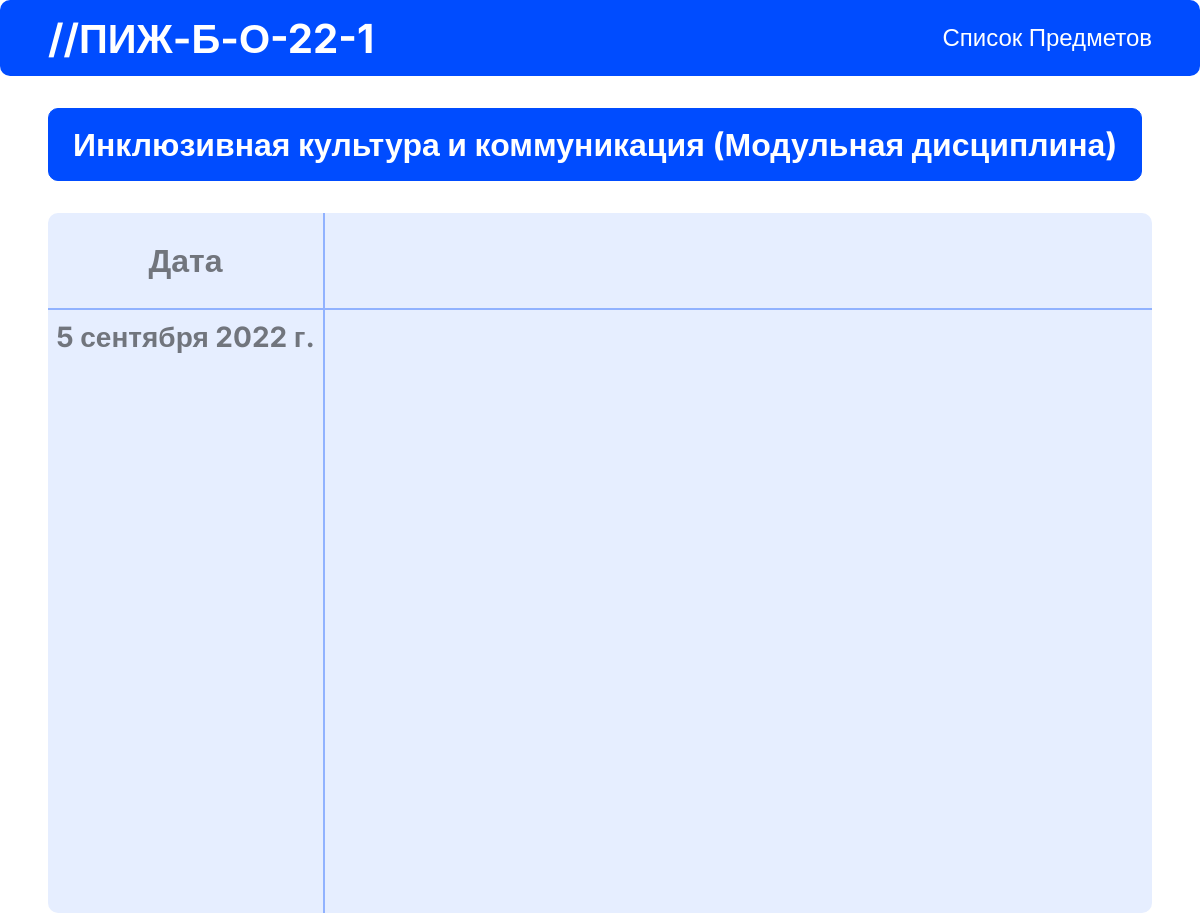
The page /disciplines/culture_and_communication/ on the database its author committed.
### main_page/models.py (models this page shows, shortened)
class Disciplines(models.Model):
    discipline = models.TextField(verbose_name='Предмет')
    eng_discipline = models.TextField(verbose_name='Предмет на англ')
    class Meta:
        verbose_name = 'Предмет'
        verbose_name_plural = 'Предметы'

class DisciplineHomeWork(models.Model):
    discipline = models.ForeignKey(Disciplines, on_delete=models.CASCADE,verbose_name='Домашка какого предмета')
    eng_discipline = models.TextField(verbose_name='Предмет на англ')
    actual_homework = models.TextField(verbose_name='Дз')
    actual_file = models.FileField(upload_to='homework', verbose_name='Дз файл', null=True, blank=True)
    date = models.DateField(verbose_name='Дата дз')
    class Meta:
        verbose_name = 'Все дз'
        verbose_name_plural = 'Все дз'

### main_page/views.py (the view)
# urls.py: re_path('^disciplines/(?P<discipline>.+)/$', views.discipline_page, name='discipline_page'),
def discipline_page(request, discipline):
    discipline_db = Disciplines.objects.get(eng_discipline=discipline)
    homework_db = DisciplineHomeWork.objects.filter(eng_discipline=discipline)
    if not homework_db:
        homework_db = DisciplineHomeWork.objects.filter(eng_discipline='test')
    return render(request, 'main_page/discipline_page.html', {"discipline":discipline_db,"homework":homework_db})

### main_page/templates/main_page/discipline_page.html (shortened to what this page needs)
{% extends 'main_page/shablon.html' %}
{% load static %}
{% block styles %}
    <link rel="stylesheet" href="{% static 'main_page/css/discipline_page.css' %}">
{% endblock %}
{% block content %}
    <div class="buttons">
        <div class="button_current button">
            <p class="h3">{{ discipline.discipline }}</p>
        </div>
    </div>
    <div class="schedule">
        <div class="schedule_left">
            <div class="left_top"><p class="h3">Дата</p></div>
            <div class="left_bottom">
                {% for homework_date in homework %}
                    <p onclick="hw_date('date_{{ homework_date.id }}','actual_{{ homework_date.id }}')" id="date_{{ homework_date.id }}" class="h4">{{ homework_date.date }}</p>
                {% endfor %}
            </div>
        </div>
        <div class="schedule_right">
            <div class="right_top"></div>
            <div id="right_bottom" class="right_bottom">
            </div>
        </div>
    </div>
{% endblock %}

### main_page/static/main_page/css/style.css (style rules this page uses)
* { padding:0;margin:0;border:0; }
*,*:before,*:after { -moz-box-sizing:border-box;-webkit-box-sizing:border-box;box-sizing:border-box; }
html,body { height:100%;width:100%;font-size:100%;line-height:1;font-size:14px;-ms-text-size-adjust:100%;-moz-text-size-adjust:100%;-webkit-text-size-adjust:100%; }
* { font-family:"Inter", sans-serif; }
p { cursor:default; }
h3,.h3 { font-size:32px;line-height:39px;font-weight:700;cursor:default; }
h4,.h4 { font-size:28px;line-height:39px;font-weight:700;cursor:default; }
:root { --BG_0:#FFF; --BG_1:#000; --BG_2:#004CFF; --BG_3:#E6EEFF; --BG_4:#91B2FF; --TC_0:#FFF; --TC_1:#000; --TC_2:#71757D; --TC_3:#2E6CFF; }
.button { align-self:center;padding:16px 24px;border-radius:10px;background-color:var(--BG_2);color:var(--TC_0);border:1px solid var(--BG_2); }
.schedule_left { height:50%;width:25%;color:var(--TC_2);border-radius:10px 0px 0px 10px; }

### main_page/static/main_page/css/discipline_page.css (style rules this page uses)
.buttons { display:flex;flex-wrap:wrap; }
.schedule { height:700px;width:100%;margin-top:32px;background-color:var(--BG_3);border-radius:10px;display:flex;flex-direction:row; }
.schedule_left { height:100%;width:25%;color:var(--TC_2);border-radius:10px 0px 0px 10px; }
.schedule_right { height:100%;width:75%;border-radius:0px 10px 10px 0px; }
.left_top { display:flex;align-items:center;justify-content:center; }
.left_bottom { display:flex;flex-direction:column;align-items:center }
.left_top,.right_top { height:96px; }
.left_bottom,.right_bottom { height:604px; }
.left_top { border-bottom:1px solid var(--BG_4);border-right:1px solid var(--BG_4); }
.left_bottom { border-top:1px solid var(--BG_4);border-right:1px solid var(--BG_4); }
.right_top { border-bottom:1px solid var(--BG_4);border-left:1px solid var(--BG_4); }
.right_bottom { border-top:1px solid var(--BG_4);border-left:1px solid var(--BG_4);padding-left:8px;padding-top:8px; }
.left_bottom p { padding-top:8px;cursor:pointer; }

### rows shown on the page
Disciplines: discipline "Инклюзивная культура и коммуникация (Модульная дисциплина)"
DisciplineHomeWork: date "5 сентября 2022 г."
